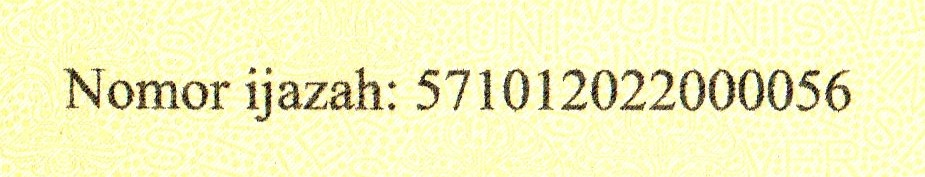
#> input picture citra5/citra_ijazah/01_HighQuality_Enhanced.jpg, 925 x 177 px; its folder holds only this picture in this run
$ python citra5.py
#> lines starting #> are read from the running program, lines starting #| are printed output that depends on the picture
import cv2
import numpy as np
import matplotlib.pyplot as plt
import pytesseract
import csv
from pathlib import Path

# ==========================================================
# KONFIGURASI TESSERACT OCR
# ==========================================================
pytesseract.pytesseract.tesseract_cmd = r'C:\Program Files\Tesseract-OCR\tesseract.exe'
CUSTOM_OEM_PSM_CONFIG = r'--oem 3 --psm 6'

# ==========================================================
# GROUND TRUTH (Opsional)
# ==========================================================
GROUND_TRUTH = {}

# ==========================================================
# KONFIGURASI FOLDER
# ==========================================================
folder_input = Path("citra_ijazah")

folder_mean = Path("hasil/mean_filter")
folder_median = Path("hasil/median_filter")
folder_gaussian = Path("hasil/gaussian_filter")
folder_sharpening = Path("hasil/sharpening")
folder_perbandingan = Path("hasil/perbandingan")
folder_laporan = Path("hasil/laporan")

for f in [folder_mean, folder_median, folder_gaussian, folder_sharpening, folder_perbandingan, folder_laporan]:
    f.mkdir(parents=True, exist_ok=True)

# ==========================================================
# FUNGSI FILTERING & SHARPENING
# ==========================================================
def apply_mean_filter(gray, kernel_size=3):
    return cv2.blur(gray, (kernel_size, kernel_size))

def apply_median_filter(gray, kernel_size=3):
    return cv2.medianBlur(gray, kernel_size)

def apply_gaussian_filter(gray, kernel_size=3, sigma=0):
    return cv2.GaussianBlur(gray, (kernel_size, kernel_size), sigma)

def apply_sharpening(gray):
    kernel = np.array([[0, -1, 0],
                       [-1, 5, -1],
                       [0, -1, 0]])
    return cv2.filter2D(gray, -1, kernel)

# ==========================================================
# FUNGSI MEMBUAT BANNER HEADER (Hitam Teks Putih)
# ==========================================================
# [51 lines left out: functions tambahkan_banner, hitung_akurasi_tanpa_spasi, not called in this run]

# ==========================================================
# MENCARI SEMUA GAMBAR
# ==========================================================
daftar_gambar = sorted(
    list(folder_input.glob("*.jpg")) + list(folder_input.glob("*.jpeg")) +
    list(folder_input.glob("*.png")) + list(folder_input.glob("*.bmp"))
)

if not daftar_gambar:
    print(f"Tidak ditemukan gambar di folder: {folder_input}")
    exit()

semua_rekap = []

for nomor, file_gambar in enumerate(daftar_gambar, start=1):
    nama = file_gambar.stem

    gambar = cv2.imread(str(file_gambar))
#> gambar is the input picture: shape (177, 925, 3); mean B, G, R 191.1, 241.7, 242.4
    if gambar is None:
        continue

    # Simpan versi RGB untuk Original agar tampil berwarna jika citra aslinya berwarna
    gambar_rgb = cv2.cvtColor(gambar, cv2.COLOR_BGR2RGB)
    gray = cv2.cvtColor(gambar, cv2.COLOR_BGR2GRAY)
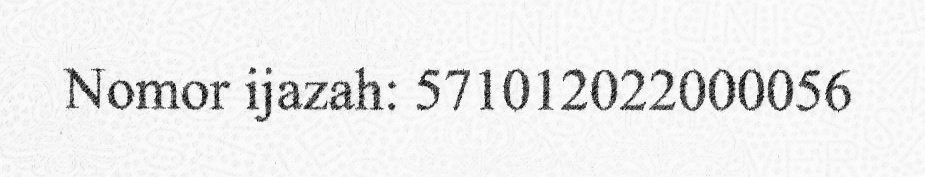
#> gray: shape (177, 925); min 1, max 254, mean 236.2

    # Process Filtering & Sharpening
    hasil_dict = {
        "ORIGINAL": gambar_rgb,
        "MEAN FILTER": apply_mean_filter(gray),
        "MEDIAN FILTER": apply_median_filter(gray),
        "GAUSSIAN FILTER": apply_gaussian_filter(gray),
        "SHARPENING": apply_sharpening(gray)
    }
#> in apply_sharpening, `kernel = np.array([[0, -1, 0], [-1, 5, -1], [0, -1, 0]])`: kernel = [[0, -1, 0], [-1, 5, -1], [0, -1, 0]]
#> in apply_sharpening, `return cv2.filter2D(gray, -1, kernel)`:
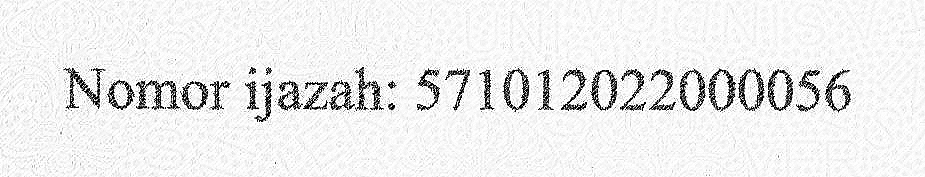
#> returned value: shape (177, 925); min 0, max 255, mean 235.2

    # Simpan Gambar Hasil
    cv2.imwrite(str(folder_mean / f"{nama}_mean.jpg"), hasil_dict["MEAN FILTER"])
    cv2.imwrite(str(folder_median / f"{nama}_median.jpg"), hasil_dict["MEDIAN FILTER"])
    cv2.imwrite(str(folder_gaussian / f"{nama}_gaussian.jpg"), hasil_dict["GAUSSIAN FILTER"])
    cv2.imwrite(str(folder_sharpening / f"{nama}_sharpening.jpg"), hasil_dict["SHARPENING"])

    # OCR Processing
    ocr_results = {}
    for metode, img_proc in hasil_dict.items():
        if metode == "ORIGINAL":
            img_ocr = gray
        else:
            img_ocr = img_proc

#> (the run stopped early here; a loop or call above may not have finished)

$ run again, on citra5/citra_ijazah/07_ColorShift_WarmTint.jpg
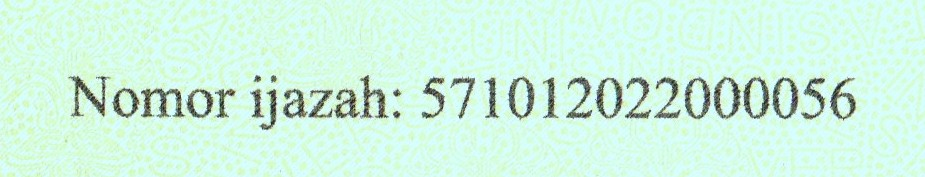
#> input picture citra5/citra_ijazah/07_ColorShift_WarmTint.jpg, 925 x 177 px
#> gambar is the input picture: shape (177, 925, 3); mean B, G, R 225, 243.1, 207.2
#> `gray = cv2.cvtColor(gambar, cv2.COLOR_BGR2GRAY)`:
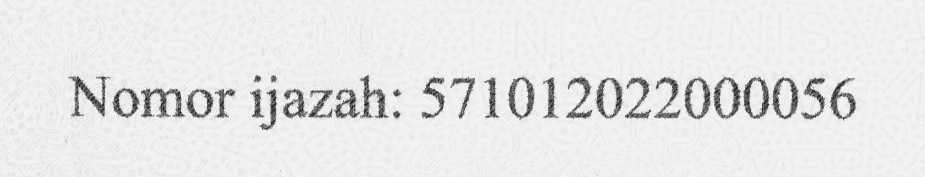
#> gray: shape (177, 925); min 22, max 251, mean 230.3
#> kernel = [[0, -1, 0], [-1, 5, -1], [0, -1, 0]]
#> in apply_sharpening, `return cv2.filter2D(gray, -1, kernel)`:
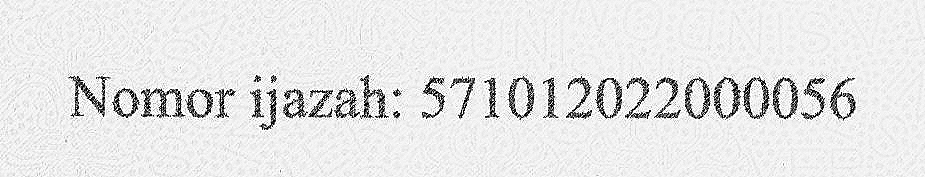
#> returned value: shape (177, 925); min 0, max 255, mean 229.3

$ run again, on citra5/citra_ijazah/08_JPEGCompression_Artifacts.jpg
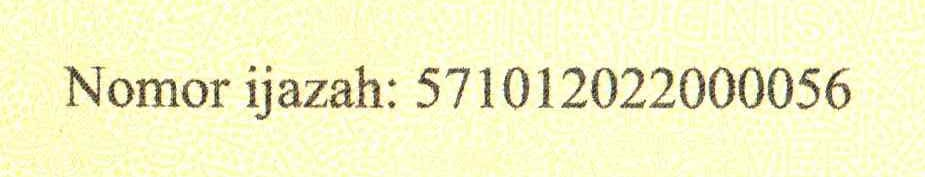
#> input picture citra5/citra_ijazah/08_JPEGCompression_Artifacts.jpg, 925 x 177 px
#> gambar is the input picture: shape (177, 925, 3); mean B, G, R 198.1, 243, 243
#> `gray = cv2.cvtColor(gambar, cv2.COLOR_BGR2GRAY)`:
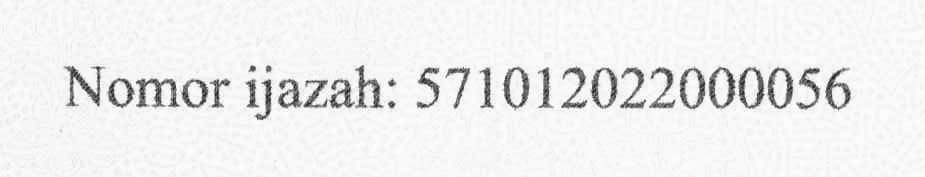
#> gray: shape (177, 925); min 10, max 254, mean 238
#> kernel = [[0, -1, 0], [-1, 5, -1], [0, -1, 0]]
#> in apply_sharpening, `return cv2.filter2D(gray, -1, kernel)`:
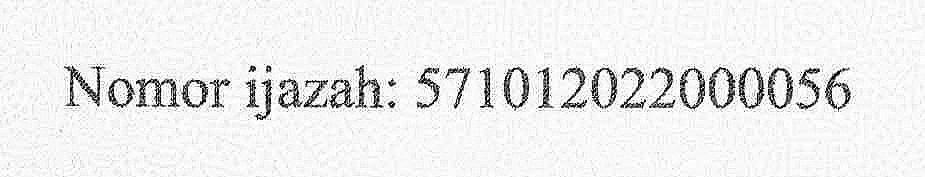
#> returned value: shape (177, 925); min 0, max 255, mean 236.6

$ run again, on citra5/citra_ijazah/02_LowContrast.jpg
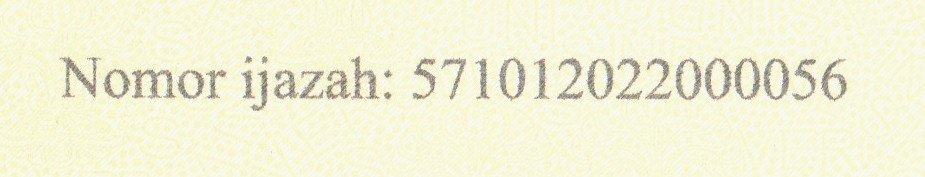
#> input picture citra5/citra_ijazah/02_LowContrast.jpg, 925 x 177 px
#> gambar is the input picture: shape (177, 925, 3); mean B, G, R 214.5, 241.8, 242.6
#> `gray = cv2.cvtColor(gambar, cv2.COLOR_BGR2GRAY)`:
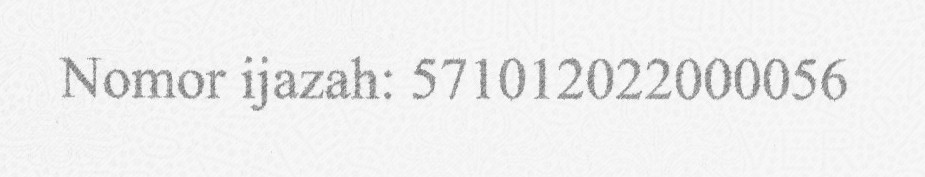
#> gray: shape (177, 925); min 109, max 255, mean 238.9
#> kernel = [[0, -1, 0], [-1, 5, -1], [0, -1, 0]]
#> in apply_sharpening, `return cv2.filter2D(gray, -1, kernel)`:
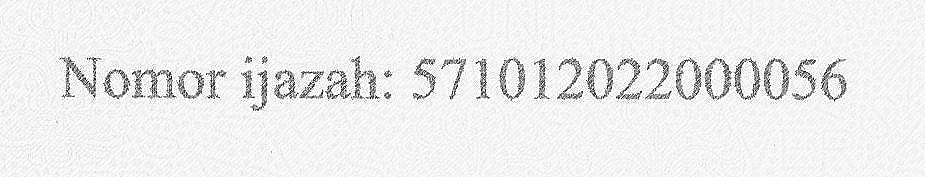
#> returned value: shape (177, 925); min 0, max 255, mean 237.2
